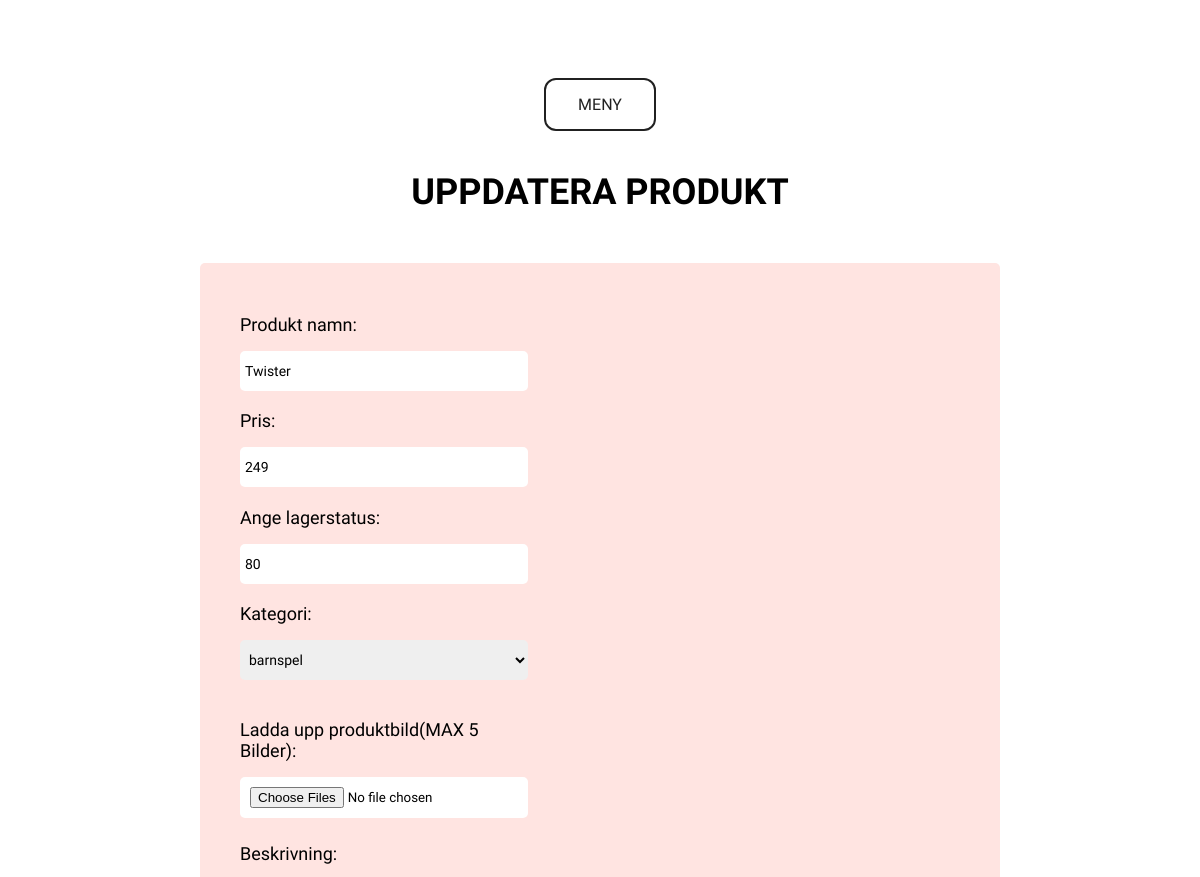
/admin/admin-update-product.php?id=3 (upper part), run on an earlier commit of the app's database.
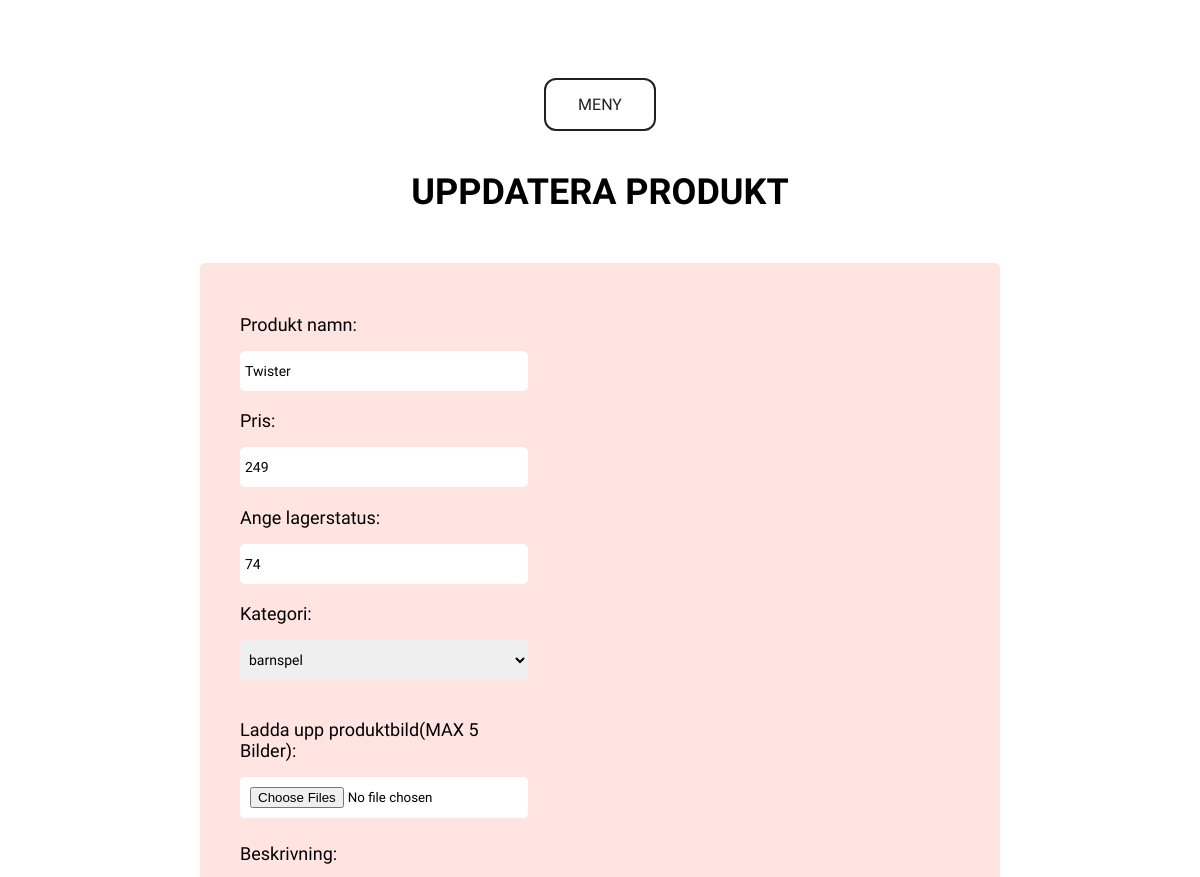
And on a later commit of the database.
### tables this page shows
CREATE TABLE `webshop_products` (
  `productid` int(11) NOT NULL,
  `categoryid` int(11) NOT NULL,
  `title` varchar(500) NOT NULL,
  `description` varchar(1000) NOT NULL,
  `price` decimal(10,0) NOT NULL,
  `quantity` int(11) NOT NULL,
  `productimg` varchar(1000) NOT NULL,
  `date` datetime NOT NULL DEFAULT current_timestamp()
);

### admin/admin-update-product.php (the view, shortened to what this page needs)
<?php
require_once '../config/db.php';
require_once 'header.php';
$imageold = "";
if(isset($_GET['id'])){
    $id = htmlspecialchars($_GET['id']);
    $sql = "SELECT * FROM webshop_products WHERE productid =:id";
    $stmt = $db->prepare($sql);
    $stmt->bindParam(':id', $id);
    $stmt->execute();
    if($stmt->rowCount() > 0){
        $row = $stmt->fetch(PDO::FETCH_ASSOC);
        $productid = htmlspecialchars($row['productid']);
        $title = htmlspecialchars($row['title']);
        $price = htmlspecialchars($row['price']);
        $quantity = htmlspecialchars($row['quantity']);
        $product_categoryid = htmlspecialchars($row['categoryid']);
        $imageold = unserialize($row['productimg']);
    }else {
        header('Location:admin-products.php');
        exit;
    }
}else {
    header('Location:admin-products.php');
    exit;
}
$query ="SELECT * FROM webshop_categories WHERE categoryid = :categoryid";
$statment = $db->prepare($query);
$statment->bindParam(':categoryid', $product_categoryid);
$statment->execute();
while($row = $statment->fetch(PDO::FETCH_ASSOC)){
    $product_category = htmlspecialchars($row['category']);
}
    require_once "admin-update-product-form.php";
    if(!empty($imageold)){
        echo "<h3 class='product_img-head'>Produktbilder</h3><br>";
       echo "<a href='admin-delete-img.php?id=$productid' onclick='return myFunction()' id='delete'>
            <button class='btn_delete-img'>Radera bilder</button></a><br>";
    }
?>
<?php  require_once '../footer.php'; ?>

### admin/admin-update-product-form.php (shortened to what this page needs)
<section class="form_container">
<h1 class="page-title form-container__heading-text">Uppdatera produkt</h1>
<form action="#" method="POST" enctype="multipart/form-data" class="form-container">
<div class="product_field-name form-container__box">
<label for="title">Produkt namn: </label><br>
<input type="text" name="title"value='<?php echo $title; ?>' class="form-container__box-input" required>
</div>
<div class="product_field-price form-container__box">
<label for="price">Pris: </label><br>
<input type="text" name="price" value='<?php echo $price; ?>' class="form-container__box-input"required>
</div>
<div class="product_field-quantity form-container__box">
<label for="quantity">Ange lagerstatus: <br>
<input type="number" min="0" max="500" name="quantity" value='<?php echo $quantity; ?>' class="form-container__box-input">
</div>
<div class="product_field-category form-container__box">
<label for="category">Kategori: </label><br>
<select name="category" class="form-container__box-input">
<option value='<?php echo $product_categoryid;?>'><?php echo $product_category;?></option>
</select>
</div>
<div class="product_field-img form-container__image">
<label for="product-img">Ladda upp produktbild(MAX 5 Bilder): </label><br>
<input type="file" name="productimg[]" multiple="multiple" class="form-container__image-input">
</div>
<div class="product_field-description form-container__description">
<label for="description">Beskrivning: </label><br>
</div>
</form>
</section>

What changed in the data, as far as the page shows it:
changed webshop_products: quantity "80" → "74"
